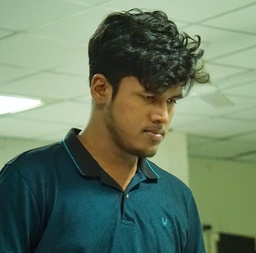
#> input picture Assignment - 3/images/ayush.jpeg, 256 x 253 px, shrunk from 2751 x 2715 before the run
$ python pencil_sketch.py
#> lines starting #> are read from the running program, lines starting #| are printed output that depends on the picture
### Assignment - 3/simpleimage.py
#!/usr/bin/env python3

"""
Stanford CS106AP SimpleImage

Written by Nick Parlante, Sonja Johnson-Yu, and Nick Bowman.
 -7/2019  version, has file reading, pix, foreach, hidden get/setpix

SimpleImage Features:
Create image:
  image = SimpleImage.blank(400, 200)   # create new image of size
  image = SimpleImage('foo.jpg')        # create from file

Access size
  image.width, image.height

Get pixel at x,y
  pix = image.get_pixel(x, y)
  # pix is RGB tuple like (100, 200, 0)

Set pixel at x,y
  image.set_pixel(x, y, pix)   # set data by tuple also

Get Pixel object at x,y
  pixel = image.get_pixel(x, y)
  pixel.red = 0
  pixel.blue = 255

Show image on screen
  image.show()

The main() function below demonstrates the above functions as a test.
"""

import sys
# If the following line fails, "Pillow" needs to be installed
from PIL import Image


def clamp(num):
    """
    Return a "clamped" version of the given num,
    converted to be an int limited to the range 0..255 for 1 byte.
    """
    num = int(num)
    if num < 0:
        return 0
    if num >= 256:
        return 255
    return num


class Pixel(object):
    """
    A pixel at an x,y in a SimpleImage.
    Supports set/get .red .green .blue
    and get .x .y
    """
    def __init__(self, image, x, y):
        self.image = image
        self._x = x
        self._y = y

    def __str__(self):
        return 'r:' + str(self.red) + ' g:' + str(self.green) + ' b:' + str(self.blue)

    # Pillow image stores each pixel color as a (red, green, blue) tuple.
    # So the functions below have to unpack/repack the tuple to change anything.

    @property
    def red(self):
        return self.image.px[self._x, self._y][0]

    @red.setter
    def red(self, value):
        rgb = self.image.px[self._x, self._y]
        self.image.px[self._x, self._y] = (clamp(value), rgb[1], rgb[2])

    @property
    def green(self):
        return self.image.px[self._x, self._y][1]

    @green.setter
    def green(self, value):
        rgb = self.image.px[self._x, self._y]
        self.image.px[self._x, self._y] = (rgb[0], clamp(value), rgb[2])

    @property
    def blue(self):
        return self.image.px[self._x, self._y][2]

    @blue.setter
    def blue(self, value):
        rgb = self.image.px[self._x, self._y]
        self.image.px[self._x, self._y] = (rgb[0], rgb[1], clamp(value))

    @property
    def x(self):
        return self._x

    @property
    def y(self):
        return self._y


# color tuples for background color names 'red' 'white' etc.
BACK_COLORS = {
    'white': (255, 255, 255),
    'black': (0, 0, 0),
    'red': (255, 0, 0),
    'green': (0, 255, 0),
    'blue': (0, 0, 255),
}


class SimpleImage(object):
    def __init__(self, filename, width=0, height=0, back_color=None):
        """
        Create a new image. This case works: SimpleImage('foo.jpg')
        To create a blank image use SimpleImage.blank(500, 300)
        The other parameters here are for internal/experimental use.
        """
        # Create pil_image either from file, or making blank
        if filename:
            self.pil_image = Image.open(filename).convert("RGB")
            if self.pil_image.mode != 'RGB':
                raise Exception('Image file is not RGB')
            self._filename = filename  # hold onto
        else:
            if not back_color:
                back_color = 'white'
            color_tuple = BACK_COLORS[back_color]
            if width == 0 or height == 0:
                raise Exception('Creating blank image requires width/height but got {} {}'
                                .format(width, height))
            self.pil_image = Image.new('RGB', (width, height), color_tuple)
        self.px = self.pil_image.load()
        size = self.pil_image.size
        self._width = size[0]
        self._height = size[1]
        self.curr_x = 0
        self.curr_y = 0

    def __iter__(self):
        return self

    def __next__(self):
        if self.curr_x < self.width and self.curr_y < self.height:
            x = self.curr_x
            y = self.curr_y
            self.increment_curr_counters()
            return Pixel(self, x, y)
        else:
            self.curr_x = 0
            self.curr_y = 0
            raise StopIteration()

    def increment_curr_counters(self):
        self.curr_x += 1
        if self.curr_x == self.width:
            self.curr_x = 0
            self.curr_y += 1

    @classmethod
    def blank(cls, width, height, back_color=None):
        """Create a new blank image of the given width and height, optional back_color."""
        return SimpleImage('', width, height, back_color=back_color)

    # [4 lines left out: function file, not called in this run]

    @property
    def width(self):
        """Width of image in pixels."""
        return self._width

    @property
    def height(self):
        """Height of image in pixels."""
        return self._height

    def get_pixel(self, x, y):
        """
        Returns a Pixel at the given x,y, suitable for getting/setting
        .red .green .blue values.
        """
        if x < 0 or x >= self._width or y < 0 or y >= self.height:
            e = Exception('get_pixel bad coordinate x %d y %d (vs. image width %d height %d)' %
                          (x, y, self._width, self.height))
            raise e
        return Pixel(self, x, y)

    def set_pixel(self, x, y, pixel):
        if x < 0 or x >= self._width or y < 0 or y >= self.height:
            e = Exception('set_pixel bad coordinate x %d y %d (vs. image width %d height %d)' %
                          (x, y, self._width, self.height))
            raise e
        self.px[x, y] = (pixel.red, pixel.green, pixel.blue)

    # [7 lines left out: function set_rgb, not called in this run]

    def _get_pix_(self, x, y):
        """Get pix RGB tuple (200, 100, 50) for the given x,y."""
        return self.px[x, y]

    def _set_pix_(self, x, y, pix):
        """Set the given pix RGB tuple into the image at the given x,y."""
        self.px[x, y] = pix

    def show(self):
        """Displays the image using an external utility."""
        self.pil_image.show()

    # [39 lines left out: functions make_as_big_as, main, not called in this run]


# [2 lines that do not run on import are left out]

### Assignment - 3/pencil_sketch.py
from simpleimage import SimpleImage

RGB_MAX = 255  # Max RGB value. 255 for 24-bit RGB image
BLUR_SIZE = 11  # Size of the box filter. Should be positive odd integer
BLUR_ITER = 15  # Number of iterations of box filtering.


def main():
    img = SimpleImage('images/ayush.jpeg')
#> in __init__, self.pil_image is the input picture: PIL image 256x253 RGB; mean R, G, B 104.6, 125.4, 102.2
    img.show()

    gray = convert_to_gray(img)
    gray.show()

    inverted = invert_color(gray)
    inverted.show()

    blurred = blur(inverted, BLUR_ITER, BLUR_SIZE)
    blurred.show()

    pencil = dodge(gray, blurred)
    pencil.show()


# [26 lines left out: functions dodge, compute_dodge, not called in this run]


def blur(img, num_iter, blur_size):
    """
    Returns a new SimplgeImage object, which is a blurred version
    of SimpleImage img. Uses box filters: box size is blur_size
    and the filtering is performed num_iter times. The implementation
    is not the most efficient, so long computing time may be expected
    for large image dimension, larger num_iter, or large blur_size.
    blur_size is a positive odd integer.
    num_iter is a positive integer.
    """
    ref = img
    for i in range(num_iter):
        blurred = copy_image(ref)
        for x in range(ref.width):
            for y in range(ref.height):
                blur_pixel(x, y, blurred, ref, blur_size)
        ref = blurred
    return blurred


# [40 lines left out: functions blur_pixel, in_bound, not called in this run]


def invert_color(img):
    """
    Returns a new SimpleImage object, which has an inverted
    color compared to img.
    """
    inverted = copy_image(img)
    for pixel in inverted:
        pixel.red = RGB_MAX - pixel.red
        pixel.blue = RGB_MAX - pixel.blue
        pixel.green = RGB_MAX - pixel.green
    return inverted


def convert_to_gray(img):
    """
    Returns a new SimpleImage object, which is the grayscale version
    of img. Conversion formula follows CCIR 601, see:
    https://en.wikipedia.org/wiki/Luma_(video)
    """
    copy = copy_image(img)
    for pixel in copy:
        val = 0.299 * pixel.red + 0.587 * pixel.green + 0.114 * pixel.blue
        pixel.red = val
        pixel.green = val
        pixel.blue = val
    return copy


def copy_image(img):
    """
    Returns a new SimpleImage object, which has the same
    pixel values as img, which is also a SimpleImage object
    """
    copy = SimpleImage.blank(img.width, img.height)
#> in __init__ (call 2), `self.pil_image = Image.new('RGB', (width, height), color_tuple)`: self.pil_image: PIL image 256x253 RGB; every value is 255
    for pixel in copy:
        x = pixel.x
        y = pixel.y
        copy.set_pixel(x, y, img.get_pixel(x, y))
    return copy


if __name__ == '__main__':
    main()
#> in show (call 2), `self.pil_image.show()`:
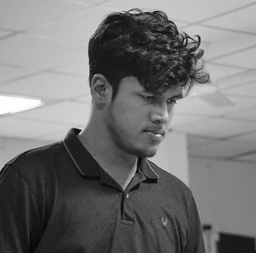
#> shown: PIL image 256x253 RGB; min 5, max 255, mean 116.1
#> in show (call 3), `self.pil_image.show()`:
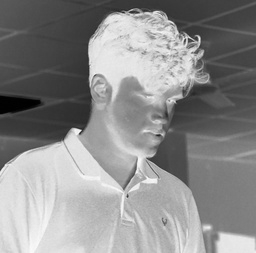
#> shown: PIL image 256x253 RGB; min 0, max 250, mean 138.9
#> (the run stopped early here; a loop or call above may not have finished)
